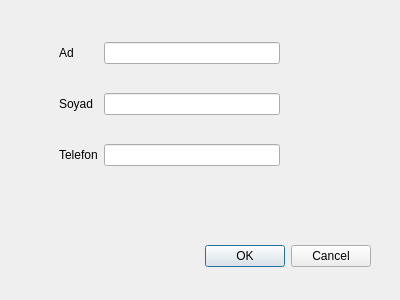
<?xml version="1.0" encoding="UTF-8"?>
<ui version="4.0">
 <class>Dialog</class>
 <widget class="QDialog" name="Dialog">
  <property name="geometry">
   <rect>
    <x>0</x>
    <y>0</y>
    <width>400</width>
    <height>300</height>
   </rect>
  </property>
  <property name="windowTitle">
   <string>Dialog</string>
  </property>
  <widget class="QDialogButtonBox" name="buttonBox">
   <property name="geometry">
    <rect>
     <x>30</x>
     <y>240</y>
     <width>341</width>
     <height>32</height>
    </rect>
   </property>
   <property name="orientation">
    <enum>Qt::Horizontal</enum>
   </property>
   <property name="standardButtons">
    <set>QDialogButtonBox::Cancel|QDialogButtonBox::Ok</set>
   </property>
  </widget>
  <widget class="QWidget" name="gridLayoutWidget">
   <property name="geometry">
    <rect>
     <x>59</x>
     <y>19</y>
     <width>221</width>
     <height>171</height>
    </rect>
   </property>
   <layout class="QGridLayout" name="gridLayout">
    <item row="0" column="1">
     <widget class="QLineEdit" name="txtAd"/>
    </item>
    <item row="2" column="1">
     <widget class="QLineEdit" name="txtTelefon"/>
    </item>
    <item row="1" column="1">
     <widget class="QLineEdit" name="txtSoyad"/>
    </item>
    <item row="1" column="0">
     <widget class="QLabel" name="label">
      <property name="text">
       <string>Soyad</string>
      </property>
     </widget>
    </item>
    <item row="0" column="0">
     <widget class="QLabel" name="label_2">
      <property name="text">
       <string>Ad</string>
      </property>
     </widget>
    </item>
    <item row="2" column="0">
     <widget class="QLabel" name="label_3">
      <property name="text">
       <string>Telefon</string>
      </property>
     </widget>
    </item>
   </layout>
  </widget>
 </widget>
 <resources/>
 <connections>
  <connection>
   <sender>buttonBox</sender>
   <signal>accepted()</signal>
   <receiver>Dialog</receiver>
   <slot>accept()</slot>
   <hints>
    <hint type="sourcelabel">
     <x>248</x>
     <y>254</y>
    </hint>
    <hint type="destinationlabel">
     <x>157</x>
     <y>274</y>
    </hint>
   </hints>
  </connection>
  <connection>
   <sender>buttonBox</sender>
   <signal>rejected()</signal>
   <receiver>Dialog</receiver>
   <slot>reject()</slot>
   <hints>
    <hint type="sourcelabel">
     <x>316</x>
     <y>260</y>
    </hint>
    <hint type="destinationlabel">
     <x>286</x>
     <y>274</y>
    </hint>
   </hints>
  </connection>
 </connections>
</ui>
